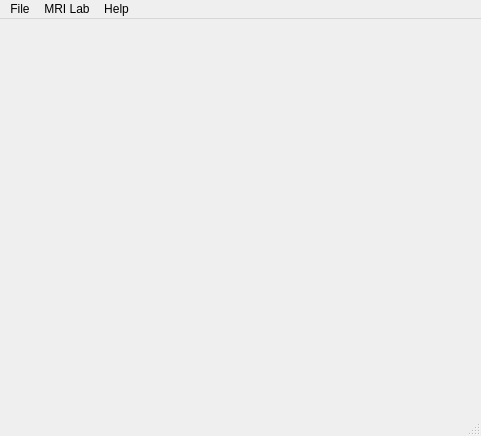
<?xml version="1.0" encoding="UTF-8"?>
<ui version="4.0">
 <class>MainWindow</class>
 <widget class="QMainWindow" name="MainWindow">
  <property name="geometry">
   <rect>
    <x>0</x>
    <y>0</y>
    <width>481</width>
    <height>436</height>
   </rect>
  </property>
  <property name="sizePolicy">
   <sizepolicy hsizetype="Preferred" vsizetype="Preferred">
    <horstretch>0</horstretch>
    <verstretch>0</verstretch>
   </sizepolicy>
  </property>
  <property name="maximumSize">
   <size>
    <width>16777215</width>
    <height>16777215</height>
   </size>
  </property>
  <property name="windowTitle">
   <string>MRI tabletop</string>
  </property>
  <property name="toolTipDuration">
   <number>1</number>
  </property>
  <widget class="QWidget" name="centralwidget">
   <property name="sizePolicy">
    <sizepolicy hsizetype="Preferred" vsizetype="Preferred">
     <horstretch>0</horstretch>
     <verstretch>0</verstretch>
    </sizepolicy>
   </property>
   <layout class="QHBoxLayout" name="layout"/>
  </widget>
  <widget class="QMenuBar" name="menubar">
   <property name="geometry">
    <rect>
     <x>0</x>
     <y>0</y>
     <width>481</width>
     <height>22</height>
    </rect>
   </property>
   <widget class="QMenu" name="menuFile">
    <property name="title">
     <string>File</string>
    </property>
    <addaction name="actionConfig"/>
    <addaction name="separator"/>
    <addaction name="actionQuit"/>
   </widget>
   <widget class="QMenu" name="menuMRI_Lab">
    <property name="title">
     <string>MRI Lab</string>
    </property>
    <addaction name="actionFID"/>
    <addaction name="actionSE"/>
    <addaction name="actionSig"/>
    <addaction name="actionProj"/>
    <addaction name="action2DImag"/>
    <addaction name="action3DImag"/>
    <addaction name="actionRTRotate"/>
    <addaction name="separator"/>
    <addaction name="actionSequence_Design"/>
   </widget>
   <widget class="QMenu" name="menuHelo">
    <property name="title">
     <string>Help</string>
    </property>
    <addaction name="actionAbout"/>
   </widget>
   <addaction name="menuFile"/>
   <addaction name="menuMRI_Lab"/>
   <addaction name="menuHelo"/>
  </widget>
  <widget class="QStatusBar" name="statusbar"/>
  <action name="actionQuit">
   <property name="text">
    <string>Quit</string>
   </property>
  </action>
  <action name="actionConfig">
   <property name="text">
    <string>Configuration</string>
   </property>
  </action>
  <action name="actionFID">
   <property name="text">
    <string>FID</string>
   </property>
  </action>
  <action name="actionProj">
   <property name="text">
    <string>1D Projection</string>
   </property>
  </action>
  <action name="actionSpinEcho">
   <property name="text">
    <string>Spin Echo</string>
   </property>
  </action>
  <action name="actionGradientEcho">
   <property name="text">
    <string>Gradient Echo</string>
   </property>
  </action>
  <action name="actionAbout">
   <property name="text">
    <string>About...</string>
   </property>
  </action>
  <action name="actionSE">
   <property name="text">
    <string>Spin Echo</string>
   </property>
  </action>
  <action name="action3DImag">
   <property name="text">
    <string>3D Imaging</string>
   </property>
  </action>
  <action name="action2DImag">
   <property name="text">
    <string>2D Imaging</string>
   </property>
  </action>
  <action name="actionSig">
   <property name="text">
    <string>Signals</string>
   </property>
  </action>
  <action name="actionRTRotate">
   <property name="text">
    <string>Real-time Rotation</string>
   </property>
  </action>
  <action name="actionSequence_Design">
   <property name="text">
    <string>Pulse Design</string>
   </property>
  </action>
 </widget>
 <resources/>
 <connections/>
</ui>
